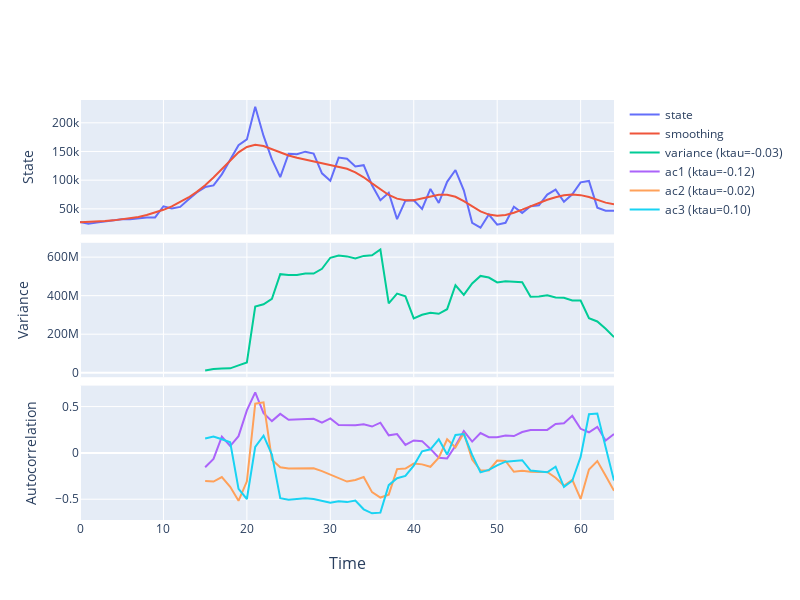

Notebook code cell kept with this figure:
### Code cell
ts2 = ewstools.TimeSeries(data=dataset['S.landing'], transition=65)
ts2.detrend(method='Gaussian', bandwidth=0.1)
ts2.compute_var(rolling_window=0.25)
ts2.compute_auto(lag=1, rolling_window=0.25)
ts2.compute_auto(lag=2, rolling_window=0.25)
ts2.compute_auto(lag=3, rolling_window=0.25)
ts2.compute_ktau()
ts2.make_plotly()
